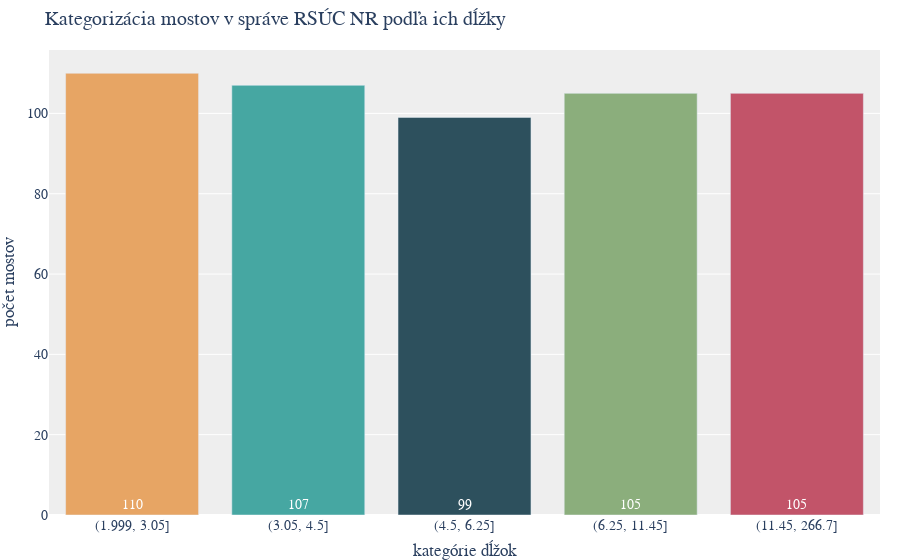

Notebook code for this chart:
### Code cell
import pandas as pd
import plotly.graph_objects as go

# Assuming filtered_bridges and color_palette are defined as before

# Use qcut to divide the data into bins with equal number of bridges in each
filtered_bridges['Quantile_Bin'] = pd.qcut(
    filtered_bridges['Dĺžka_premostenia'], q=5)

# Count the number of bridges in each bin
bin_counts = filtered_bridges['Quantile_Bin'].value_counts().sort_index()

# Create the histogram
fig = go.Figure()

# Adding bin counts as text, positioned at the base of each bar
fig.add_trace(go.Bar(
    # Convert bin interval to string for plotting
    x=bin_counts.index.astype(str),
    y=bin_counts.values,
    text=bin_counts.values,  # Set text to be the bin counts
    textposition='inside',  # Position the text inside the bars
    # Anchor text to the start (bottom for vertical bars)
    insidetextanchor='start',
    textfont=dict(  # Customize the font of the text
        color='white',  # Set text color to white
        size=14  # Match the font size with the rest of the plot
    ),
    marker_color=color_palette[:len(bin_counts)]  # Apply the color palette
))

# Update the layout
fig.update_layout(
    title="Kategorizácia mostov v správe RSÚC NR podľa ich dĺžky",
    xaxis_title="kategórie dĺžok",
    yaxis_title="počet mostov",
    plot_bgcolor='#EEEEEE',
    font=dict(family="Montserrat, sans-serif", size=14),
    bargap=0.2,
    margin=dict(l=0, r=20, t=50, b=30)

)

# Show the plot
fig.show()

### Figure 1 — Plotly figure (JSON) as saved in the notebook; plotly's stock layout.template omitted (floating-point values rounded to 4 significant figures)
{"data": [{"insidetextanchor": "start", "marker": {"color": ["#e7a564", "#46a7a2", "#2d505d", "#8bae7c", "#c25469"]}, "text": [110, 107, 99, 105, 105], "textfont": {"color": "white", "size": 14}, "textposition": "inside", "type": "bar", "x": ["(1.999, 3.05]", "(3.05, 4.5]", "(4.5, 6.25]", "(6.25, 11.45]", "(11.45, 266.7]"], "y": [110, 107, 99, 105, 105]}], "layout": {"bargap": 0.2, "font": {"family": "Montserrat, sans-serif", "size": 14}, "margin": {"b": 30, "l": 0, "r": 20, "t": 50}, "plot_bgcolor": "#EEEEEE", "title": {"text": "Kategorizácia mostov v správe RSÚC NR podľa ich dĺžky"}, "xaxis": {"title": {"text": "kategórie dĺžok"}}, "yaxis": {"title": {"text": "počet mostov"}}}}
